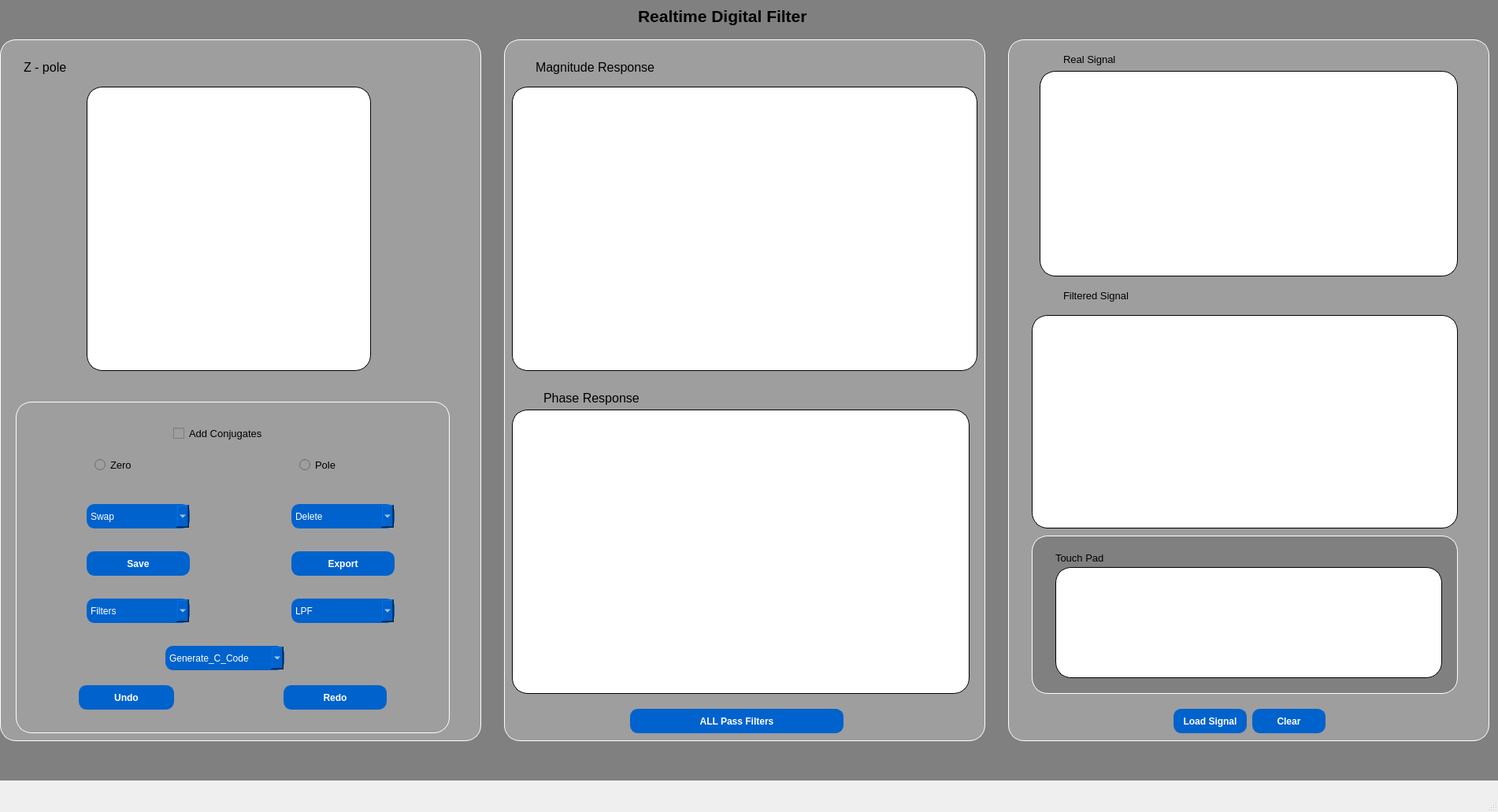
<?xml version="1.0" encoding="UTF-8"?>
<ui version="4.0">
 <class>MainWindow</class>
 <widget class="QMainWindow" name="MainWindow">
  <property name="geometry">
   <rect>
    <x>0</x>
    <y>0</y>
    <width>1902</width>
    <height>1031</height>
   </rect>
  </property>
  <property name="windowTitle">
   <string>MainWindow</string>
  </property>
  <widget class="QWidget" name="centralwidget">
   <widget class="QWidget" name="widget" native="true">
    <property name="geometry">
     <rect>
      <x>-10</x>
      <y>-10</y>
      <width>2081</width>
      <height>1001</height>
     </rect>
    </property>
    <property name="styleSheet">
     <string notr="true">background-color:grey;</string>
    </property>
    <widget class="QLabel" name="label">
     <property name="geometry">
      <rect>
       <x>820</x>
       <y>10</y>
       <width>311</width>
       <height>41</height>
      </rect>
     </property>
     <property name="font">
      <font>
       <pointsize>16</pointsize>
       <weight>75</weight>
       <bold>true</bold>
      </font>
     </property>
     <property name="text">
      <string>Realtime Digital Filter</string>
     </property>
    </widget>
    <widget class="QFrame" name="frame">
     <property name="geometry">
      <rect>
       <x>10</x>
       <y>60</y>
       <width>611</width>
       <height>891</height>
      </rect>
     </property>
     <property name="styleSheet">
      <string notr="true">background-color:#9e9e9e;
border-radius:20px;
border-style: solid;
border-width: 1px;
border-color: white;
</string>
     </property>
     <property name="frameShape">
      <enum>QFrame::StyledPanel</enum>
     </property>
     <property name="frameShadow">
      <enum>QFrame::Raised</enum>
     </property>
     <widget class="QWidget" name="widget_3" native="true">
      <property name="geometry">
       <rect>
        <x>20</x>
        <y>460</y>
        <width>551</width>
        <height>421</height>
       </rect>
      </property>
      <property name="styleSheet">
       <string notr="true">background-color:#9e9e9e;
border-radius:20px;
border-style: solid;
border-width: 1px;
border-color: white;</string>
      </property>
      <widget class="QRadioButton" name="Button_Zero">
       <property name="geometry">
        <rect>
         <x>100</x>
         <y>70</y>
         <width>95</width>
         <height>20</height>
        </rect>
       </property>
       <property name="font">
        <font>
         <pointsize>10</pointsize>
        </font>
       </property>
       <property name="styleSheet">
        <string notr="true">border:none;</string>
       </property>
       <property name="text">
        <string>Zero</string>
       </property>
      </widget>
      <widget class="QRadioButton" name="Button_Pole">
       <property name="geometry">
        <rect>
         <x>360</x>
         <y>70</y>
         <width>95</width>
         <height>20</height>
        </rect>
       </property>
       <property name="font">
        <font>
         <pointsize>10</pointsize>
        </font>
       </property>
       <property name="styleSheet">
        <string notr="true">border:none;</string>
       </property>
       <property name="text">
        <string>Pole</string>
       </property>
      </widget>
      <widget class="QPushButton" name="Button_Undo">
       <property name="geometry">
        <rect>
         <x>80</x>
         <y>360</y>
         <width>121</width>
         <height>31</height>
        </rect>
       </property>
       <property name="font">
        <font>
         <weight>75</weight>
         <bold>true</bold>
        </font>
       </property>
       <property name="styleSheet">
        <string notr="true">background-color:#0062cc;
border-radius:10px;
border-style: solid;
border-width: 1px;
border-color: #0062cc;
color:white;</string>
       </property>
       <property name="text">
        <string>Undo</string>
       </property>
      </widget>
      <widget class="QPushButton" name="Button_Redo">
       <property name="geometry">
        <rect>
         <x>340</x>
         <y>360</y>
         <width>131</width>
         <height>31</height>
        </rect>
       </property>
       <property name="font">
        <font>
         <weight>75</weight>
         <bold>true</bold>
        </font>
       </property>
       <property name="styleSheet">
        <string notr="true">background-color:#0062cc;
border-radius:10px;
border-style: solid;
border-width: 1px;
border-color: #0062cc;
color:white;</string>
       </property>
       <property name="text">
        <string>Redo</string>
       </property>
      </widget>
      <widget class="QPushButton" name="button_Save">
       <property name="geometry">
        <rect>
         <x>90</x>
         <y>190</y>
         <width>131</width>
         <height>31</height>
        </rect>
       </property>
       <property name="font">
        <font>
         <weight>75</weight>
         <bold>true</bold>
        </font>
       </property>
       <property name="styleSheet">
        <string notr="true">background-color:#0062cc;
border-radius:10px;
border-style: solid;
border-width: 1px;
border-color: #0062cc;
color:white;</string>
       </property>
       <property name="text">
        <string>Save</string>
       </property>
      </widget>
      <widget class="QPushButton" name="Button_Export">
       <property name="geometry">
        <rect>
         <x>350</x>
         <y>190</y>
         <width>131</width>
         <height>31</height>
        </rect>
       </property>
       <property name="font">
        <font>
         <weight>75</weight>
         <bold>true</bold>
        </font>
       </property>
       <property name="styleSheet">
        <string notr="true">background-color:#0062cc;
border-radius:10px;
border-style: solid;
border-width: 1px;
border-color: #0062cc;
color:white;</string>
       </property>
       <property name="text">
        <string>Export</string>
       </property>
      </widget>
      <widget class="QCheckBox" name="add_conjugates">
       <property name="geometry">
        <rect>
         <x>200</x>
         <y>30</y>
         <width>161</width>
         <height>20</height>
        </rect>
       </property>
       <property name="font">
        <font>
         <pointsize>10</pointsize>
         <weight>50</weight>
         <bold>false</bold>
        </font>
       </property>
       <property name="styleSheet">
        <string notr="true">border:none;
</string>
       </property>
       <property name="text">
        <string>Add Conjugates</string>
       </property>
      </widget>
      <widget class="QComboBox" name="comboBox_swap">
       <property name="geometry">
        <rect>
         <x>90</x>
         <y>130</y>
         <width>131</width>
         <height>31</height>
        </rect>
       </property>
       <property name="font">
        <font>
         <pointsize>9</pointsize>
        </font>
       </property>
       <property name="styleSheet">
        <string notr="true">background-color:#0062cc;
border-radius:10px;
border-style: solid;
border-width: 1px;
border-color: #0062cc;
color:white;</string>
       </property>
       <item>
        <property name="text">
         <string>Swap</string>
        </property>
       </item>
       <item>
        <property name="text">
         <string>Poles_to_zeros</string>
        </property>
       </item>
       <item>
        <property name="text">
         <string>Zeros_to_Poles</string>
        </property>
       </item>
       <item>
        <property name="text">
         <string>Swap_All</string>
        </property>
       </item>
      </widget>
      <widget class="QComboBox" name="Combox_Filters">
       <property name="geometry">
        <rect>
         <x>90</x>
         <y>250</y>
         <width>131</width>
         <height>31</height>
        </rect>
       </property>
       <property name="font">
        <font>
         <pointsize>9</pointsize>
        </font>
       </property>
       <property name="styleSheet">
        <string notr="true">background-color:#0062cc;
border-radius:10px;
border-style: solid;
border-width: 1px;
border-color: #0062cc;
color:white;</string>
       </property>
       <item>
        <property name="text">
         <string>Filters</string>
        </property>
       </item>
       <item>
        <property name="text">
         <string>Butterworth</string>
        </property>
       </item>
       <item>
        <property name="text">
         <string>Chebyshev_I</string>
        </property>
       </item>
       <item>
        <property name="text">
         <string>Chebyshev_II</string>
        </property>
       </item>
       <item>
        <property name="text">
         <string>Bessel</string>
        </property>
       </item>
       <item>
        <property name="text">
         <string>Elliptic</string>
        </property>
       </item>
      </widget>
      <widget class="QComboBox" name="Combox_Filters_type">
       <property name="geometry">
        <rect>
         <x>350</x>
         <y>250</y>
         <width>131</width>
         <height>31</height>
        </rect>
       </property>
       <property name="font">
        <font>
         <pointsize>9</pointsize>
        </font>
       </property>
       <property name="styleSheet">
        <string notr="true">background-color:#0062cc;
border-radius:10px;
border-style: solid;
border-width: 1px;
border-color: #0062cc;
color:white;</string>
       </property>
       <item>
        <property name="text">
         <string>LPF</string>
        </property>
       </item>
       <item>
        <property name="text">
         <string>HPF</string>
        </property>
       </item>
      </widget>
      <widget class="QComboBox" name="Combox_Generat_C_code">
       <property name="geometry">
        <rect>
         <x>190</x>
         <y>310</y>
         <width>151</width>
         <height>31</height>
        </rect>
       </property>
       <property name="font">
        <font>
         <pointsize>9</pointsize>
        </font>
       </property>
       <property name="styleSheet">
        <string notr="true">background-color:#0062cc;
border-radius:10px;
border-style: solid;
border-width: 1px;
border-color: #0062cc;
color:white;</string>
       </property>
       <item>
        <property name="text">
         <string>Generate_C_Code</string>
        </property>
       </item>
       <item>
        <property name="text">
         <string>direct_form_II</string>
        </property>
       </item>
       <item>
        <property name="text">
         <string>cascade_form</string>
        </property>
       </item>
      </widget>
      <widget class="QComboBox" name="Delete_combox">
       <property name="geometry">
        <rect>
         <x>350</x>
         <y>130</y>
         <width>131</width>
         <height>31</height>
        </rect>
       </property>
       <property name="font">
        <font>
         <pointsize>9</pointsize>
        </font>
       </property>
       <property name="layoutDirection">
        <enum>Qt::LeftToRight</enum>
       </property>
       <property name="styleSheet">
        <string notr="true">background-color:#0062cc;
border-radius:10px;
border-style: solid;
border-width: 1px;
border-color: #0062cc;
color:white;</string>
       </property>
       <item>
        <property name="text">
         <string>Delete</string>
        </property>
       </item>
       <item>
        <property name="text">
         <string>ALL_Poles</string>
        </property>
       </item>
       <item>
        <property name="text">
         <string>ALL_Zeros</string>
        </property>
       </item>
       <item>
        <property name="text">
         <string>Delete Both</string>
        </property>
       </item>
      </widget>
     </widget>
     <widget class="QLabel" name="label_5">
      <property name="geometry">
       <rect>
        <x>30</x>
        <y>20</y>
        <width>91</width>
        <height>31</height>
       </rect>
      </property>
      <property name="font">
       <font>
        <pointsize>12</pointsize>
       </font>
      </property>
      <property name="styleSheet">
       <string notr="true">border:None;</string>
      </property>
      <property name="text">
       <string>Z - pole</string>
      </property>
     </widget>
     <widget class="PlotWidget" name="circle_graph">
      <property name="geometry">
       <rect>
        <x>110</x>
        <y>60</y>
        <width>361</width>
        <height>361</height>
       </rect>
      </property>
      <property name="styleSheet">
       <string notr="true">background-color:white;
border-radius:20px;
border-style: solid;
border-width: 1px;
border-color: black;
</string>
      </property>
      <property name="foregroundBrush">
       <brush brushstyle="NoBrush">
        <color alpha="255">
         <red>255</red>
         <green>255</green>
         <blue>255</blue>
        </color>
       </brush>
      </property>
     </widget>
    </widget>
    <widget class="QFrame" name="frame_2">
     <property name="geometry">
      <rect>
       <x>650</x>
       <y>60</y>
       <width>611</width>
       <height>891</height>
      </rect>
     </property>
     <property name="styleSheet">
      <string notr="true">background-color:#9e9e9e;
border-radius:20px;
border-style: solid;
border-width: 1px;
border-color: white;
</string>
     </property>
     <property name="frameShape">
      <enum>QFrame::StyledPanel</enum>
     </property>
     <property name="frameShadow">
      <enum>QFrame::Raised</enum>
     </property>
     <widget class="QLabel" name="label_6">
      <property name="geometry">
       <rect>
        <x>40</x>
        <y>20</y>
        <width>191</width>
        <height>31</height>
       </rect>
      </property>
      <property name="font">
       <font>
        <pointsize>12</pointsize>
       </font>
      </property>
      <property name="styleSheet">
       <string notr="true">border:none;</string>
      </property>
      <property name="text">
       <string>Magnitude Response</string>
      </property>
     </widget>
     <widget class="QLabel" name="label_7">
      <property name="geometry">
       <rect>
        <x>50</x>
        <y>440</y>
        <width>191</width>
        <height>31</height>
       </rect>
      </property>
      <property name="font">
       <font>
        <pointsize>12</pointsize>
       </font>
      </property>
      <property name="styleSheet">
       <string notr="true">border:none;</string>
      </property>
      <property name="text">
       <string>Phase Response</string>
      </property>
     </widget>
     <widget class="PlotWidget" name="Mag_Graph">
      <property name="geometry">
       <rect>
        <x>10</x>
        <y>60</y>
        <width>591</width>
        <height>361</height>
       </rect>
      </property>
      <property name="styleSheet">
       <string notr="true">background-color:white;
border-radius:20px;
border-style: solid;
border-width: 1px;
border-color: black;
</string>
      </property>
      <property name="foregroundBrush">
       <brush brushstyle="NoBrush">
        <color alpha="255">
         <red>255</red>
         <green>255</green>
         <blue>255</blue>
        </color>
       </brush>
      </property>
     </widget>
     <widget class="PlotWidget" name="Phase_Graph">
      <property name="geometry">
       <rect>
        <x>10</x>
        <y>470</y>
        <width>581</width>
        <height>361</height>
       </rect>
      </property>
      <property name="styleSheet">
       <string notr="true">background-color:white;
border-radius:20px;
border-style: solid;
border-width: 1px;
border-color: black;
</string>
      </property>
      <property name="foregroundBrush">
       <brush brushstyle="NoBrush">
        <color alpha="255">
         <red>255</red>
         <green>255</green>
         <blue>255</blue>
        </color>
       </brush>
      </property>
     </widget>
     <widget class="QPushButton" name="Second_Window">
      <property name="geometry">
       <rect>
        <x>160</x>
        <y>850</y>
        <width>271</width>
        <height>31</height>
       </rect>
      </property>
      <property name="font">
       <font>
        <weight>75</weight>
        <bold>true</bold>
       </font>
      </property>
      <property name="styleSheet">
       <string notr="true">background-color:#0062cc;
border-radius:10px;
border-style: solid;
border-width: 1px;
border-color: #0062cc;
color:white;</string>
      </property>
      <property name="text">
       <string>ALL Pass Filters</string>
      </property>
     </widget>
    </widget>
    <widget class="QFrame" name="frame_3">
     <property name="geometry">
      <rect>
       <x>1290</x>
       <y>60</y>
       <width>611</width>
       <height>891</height>
      </rect>
     </property>
     <property name="styleSheet">
      <string notr="true">background-color:#9e9e9e;
border-radius:20px;
border-style: solid;
border-width: 1px;
border-color: white;
</string>
     </property>
     <property name="frameShape">
      <enum>QFrame::StyledPanel</enum>
     </property>
     <property name="frameShadow">
      <enum>QFrame::Raised</enum>
     </property>
     <widget class="QWidget" name="widget_8" native="true">
      <property name="geometry">
       <rect>
        <x>30</x>
        <y>630</y>
        <width>541</width>
        <height>201</height>
       </rect>
      </property>
      <property name="styleSheet">
       <string notr="true">background-color:grey;</string>
      </property>
      <widget class="QWidget" name="Widget_Touchpad" native="true">
       <property name="geometry">
        <rect>
         <x>30</x>
         <y>40</y>
         <width>491</width>
         <height>141</height>
        </rect>
       </property>
       <property name="styleSheet">
        <string notr="true">background-color:white;
border-radius:20px;
border-style: solid;
border-width: 1px;
border-color: black;
</string>
       </property>
      </widget>
      <widget class="QLabel" name="label_4">
       <property name="geometry">
        <rect>
         <x>30</x>
         <y>20</y>
         <width>91</width>
         <height>16</height>
        </rect>
       </property>
       <property name="font">
        <font>
         <pointsize>10</pointsize>
        </font>
       </property>
       <property name="styleSheet">
        <string notr="true">border:none;</string>
       </property>
       <property name="text">
        <string>Touch Pad</string>
       </property>
      </widget>
     </widget>
     <widget class="QLabel" name="label_2">
      <property name="geometry">
       <rect>
        <x>70</x>
        <y>10</y>
        <width>91</width>
        <height>31</height>
       </rect>
      </property>
      <property name="font">
       <font>
        <pointsize>10</pointsize>
       </font>
      </property>
      <property name="styleSheet">
       <string notr="true">border:none;</string>
      </property>
      <property name="text">
       <string>Real Signal</string>
      </property>
     </widget>
     <widget class="QLabel" name="label_3">
      <property name="geometry">
       <rect>
        <x>70</x>
        <y>310</y>
        <width>111</width>
        <height>31</height>
       </rect>
      </property>
      <property name="font">
       <font>
        <pointsize>10</pointsize>
       </font>
      </property>
      <property name="styleSheet">
       <string notr="true">border:none;</string>
      </property>
      <property name="text">
       <string>Filtered Signal</string>
      </property>
     </widget>
     <widget class="PlotWidget" name="Real_Signal">
      <property name="geometry">
       <rect>
        <x>40</x>
        <y>40</y>
        <width>531</width>
        <height>261</height>
       </rect>
      </property>
      <property name="styleSheet">
       <string notr="true">background-color:white;
border-radius:20px;
border-style: solid;
border-width: 1px;
border-color: black;
</string>
      </property>
      <property name="foregroundBrush">
       <brush brushstyle="NoBrush">
        <color alpha="255">
         <red>255</red>
         <green>255</green>
         <blue>255</blue>
        </color>
       </brush>
      </property>
     </widget>
     <widget class="PlotWidget" name="Filtered_Signal">
      <property name="geometry">
       <rect>
        <x>30</x>
        <y>350</y>
        <width>541</width>
        <height>271</height>
       </rect>
      </property>
      <property name="styleSheet">
       <string notr="true">background-color:white;
border-radius:20px;
border-style: solid;
border-width: 1px;
border-color: black;
</string>
      </property>
      <property name="foregroundBrush">
       <brush brushstyle="NoBrush">
        <color alpha="255">
         <red>255</red>
         <green>255</green>
         <blue>255</blue>
        </color>
       </brush>
      </property>
     </widget>
     <widget class="QPushButton" name="load_button">
      <property name="geometry">
       <rect>
        <x>210</x>
        <y>850</y>
        <width>93</width>
        <height>31</height>
       </rect>
      </property>
      <property name="font">
       <font>
        <weight>75</weight>
        <bold>true</bold>
       </font>
      </property>
      <property name="styleSheet">
       <string notr="true">background-color:#0062cc;
border-radius:10px;
border-style: solid;
border-width: 1px;
border-color: #0062cc;
color:white;</string>
      </property>
      <property name="text">
       <string>Load Signal</string>
      </property>
     </widget>
     <widget class="QPushButton" name="clear_button">
      <property name="geometry">
       <rect>
        <x>310</x>
        <y>850</y>
        <width>93</width>
        <height>31</height>
       </rect>
      </property>
      <property name="font">
       <font>
        <weight>75</weight>
        <bold>true</bold>
       </font>
      </property>
      <property name="styleSheet">
       <string notr="true">background-color:#0062cc;
border-radius:10px;
border-style: solid;
border-width: 1px;
border-color: #0062cc;
color:white;</string>
      </property>
      <property name="text">
       <string>Clear</string>
      </property>
     </widget>
    </widget>
   </widget>
  </widget>
  <widget class="QMenuBar" name="menubar">
   <property name="geometry">
    <rect>
     <x>0</x>
     <y>0</y>
     <width>1902</width>
     <height>26</height>
    </rect>
   </property>
  </widget>
  <widget class="QStatusBar" name="statusbar"/>
 </widget>
 <customwidgets>
  <customwidget>
   <class>PlotWidget</class>
   <extends>QGraphicsView</extends>
   <header location="global">pyqtgraph</header>
   <container>1</container>
  </customwidget>
 </customwidgets>
 <resources/>
 <connections/>
</ui>
